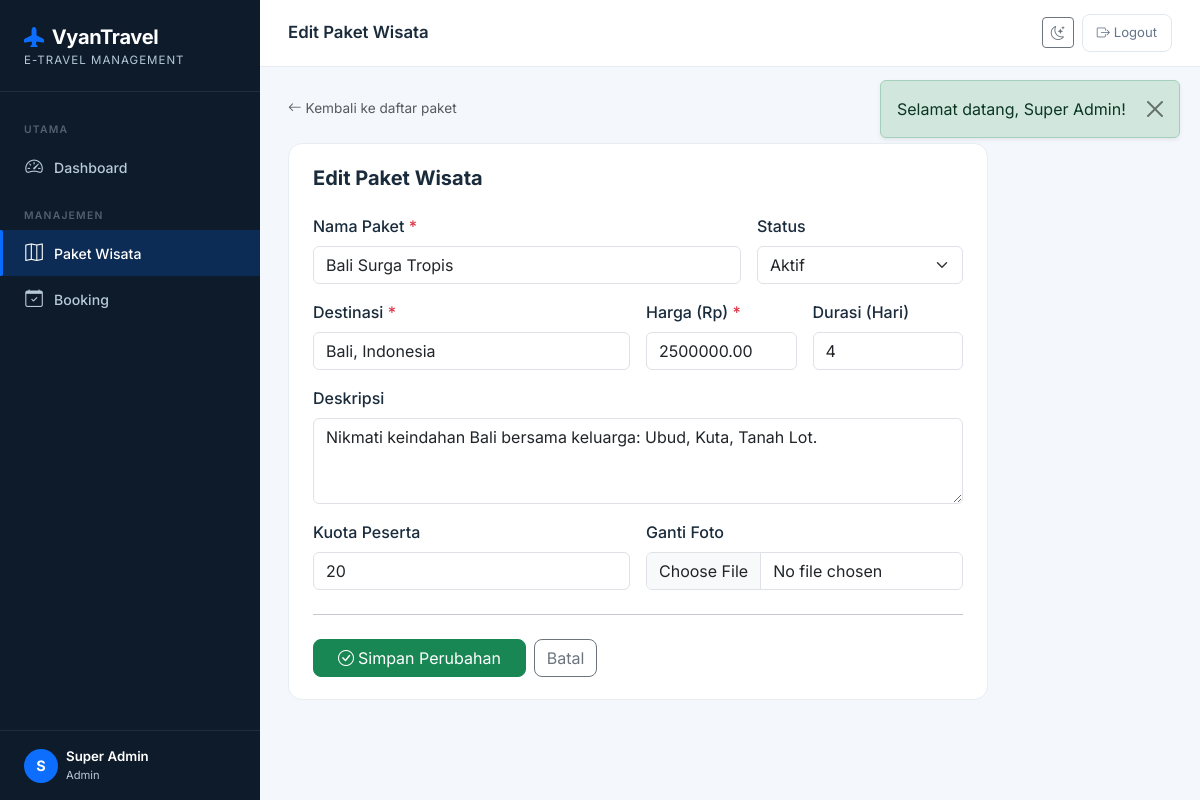
The page /admin/paket/1/edit (signed in) on the database its author committed.
### tables this page shows
CREATE TABLE `paket_wisata` (
  `id` int(10) UNSIGNED NOT NULL,
  `nama_paket` varchar(150) NOT NULL,
  `destinasi` varchar(150) NOT NULL,
  `harga` decimal(12,2) NOT NULL,
  `deskripsi` text DEFAULT NULL,
  `foto` varchar(255) DEFAULT NULL,
  `durasi_hari` tinyint(3) UNSIGNED DEFAULT 1,
  `kuota` smallint(5) UNSIGNED DEFAULT 10,
  `status` enum('aktif','nonaktif') DEFAULT 'aktif',
  `created_at` timestamp NOT NULL DEFAULT current_timestamp(),
  `updated_at` timestamp NOT NULL DEFAULT current_timestamp() ON UPDATE current_timestamp()
);

### app/Core/BaseController.php (called while the page is built, shortened)
<?php
    abstract class BaseController {
    protected function view(string $view, array $data = [], string $layout = 'layouts/main'): void {
        extract($data, EXTR_SKIP);
        $viewFile   = APP_PATH . '/Views/' . $view . '.php';
        require $viewFile;
    }
}

### app/Controllers/AdminController.php (called while the page is built, shortened)
<?php
require_once APP_PATH . '/Core/BaseController.php';
require_once APP_PATH . '/Models/PaketWisataModel.php';
class AdminController extends BaseController {
    private PaketWisataModel $paketModel;
    public function __construct() {
        $this->paketModel   = new PaketWisataModel();
    }
    public function paketEdit(string $id): void {
        $paket = $this->paketModel->findById((int) $id);
        $this->view('admin/paket/edit', ['title' => 'Edit Paket Wisata', 'paket' => $paket]);
    }
}

### public/index.php (called while the page is built, shortened)
<?php
require_once ROOT_PATH . '/config/Database.php';
require_once ROOT_PATH . '/app/Core/Router.php';
require_once ROOT_PATH . '/app/Core/BaseController.php';
$router = new Router();
$router->get('/',          ['AuthController', 'showLogin']);
$router->get('/login',     ['AuthController', 'showLogin']);
$router->post('/login',    ['AuthController', 'login']);
$router->get('/register',  ['AuthController', 'showRegister']);
$router->post('/register', ['AuthController', 'register']);
$router->get('/logout',    ['AuthController', 'logout']);
$router->get('/admin/dashboard',                ['AdminController', 'dashboard']);
$router->get('/admin/paket',                    ['AdminController', 'paketIndex']);
$router->get('/admin/paket/create',             ['AdminController', 'paketCreate']);
$router->post('/admin/paket/store',             ['AdminController', 'paketStore']);
$router->get('/admin/paket/:id/edit',           ['AdminController', 'paketEdit']);
$router->post('/admin/paket/:id/update',        ['AdminController', 'paketUpdate']);
$router->post('/admin/paket/:id/delete',        ['AdminController', 'paketDelete']);
$router->get('/admin/booking',                  ['AdminController', 'bookingIndex']);
$router->post('/admin/booking/:id/status',      ['AdminController', 'bookingUpdateStatus']);
$router->get('/pelanggan/dashboard',            ['PelangganController', 'dashboard']);
$router->get('/pelanggan/paket',                ['PelangganController', 'paketList']);
$router->get('/pelanggan/paket/:id',            ['PelangganController', 'paketDetail']);
$router->post('/pelanggan/booking/store',       ['PelangganController', 'bookingStore']);
$router->get('/pelanggan/booking',              ['PelangganController', 'bookingList']);
$router->get('/pelanggan/booking/:id/hotel',    ['PelangganController', 'hotelOptions']);
$router->post('/pelanggan/hotel-booking/store', ['PelangganController', 'hotelBookingStore']);
$router->get('/pelanggan/booking/:id/download', ['PelangganController', 'downloadTiket']);
$router->dispatch(
    $_SERVER['REQUEST_METHOD'],
    $_SERVER['REQUEST_URI']
);

### config/Database.php (called while the page is built, shortened)
<?php
class Database {
    private static ?PDO $instance = null;
    private static string $host   = 'localhost';
    private static string $db     = 'vyantravel_db';
    private static string $user   = 'root';
    private static string $pass   = '';
    private static string $charset = 'utf8mb4';
    public static function getConnection(): PDO {
        if (self::$instance === null) {
            $dsn = "mysql:host=" . self::$host
                 . ";dbname=" . self::$db
                 . ";charset=" . self::$charset;
            $options = [
                PDO::ATTR_ERRMODE            => PDO::ERRMODE_EXCEPTION,
                PDO::ATTR_DEFAULT_FETCH_MODE => PDO::FETCH_ASSOC,
                PDO::ATTR_EMULATE_PREPARES   => false,
            ];
            try {
                self::$instance = new PDO($dsn, self::$user, self::$pass, $options);
            } catch (PDOException $e) {
                error_log("DB Connection Error: " . $e->getMessage());
                http_response_code(500);
                die(json_encode(['error' => 'Koneksi database gagal. Silakan coba lagi nanti.']));
            }
        }
        return self::$instance;
    }
}

### app/Models/PaketWisataModel.php (called while the page is built, shortened)
<?php
require_once ROOT_PATH . '/config/Database.php';
class PaketWisataModel {
    private PDO $db;
    public function __construct() {
        $this->db = Database::getConnection();
    }
    public function findById(int $id): array|false {
        $stmt = $this->db->prepare(
            "SELECT * FROM paket_wisata WHERE id = :id LIMIT 1"
        );
        $stmt->execute([':id' => $id]);
        return $stmt->fetch();
    }
}

### app/Views/admin/paket/edit.php (the view, shortened to what this page needs)
<?php
$paket = $paket ?? [
    'id' => '',
    'nama_paket' => '',
    'status' => 'aktif',
    'destinasi' => '',
    'harga' => '',
    'durasi_hari' => '',
    'deskripsi' => '',
    'kuota' => '',
    'foto' => '',
];
?>
<div class="mb-4">
    <a href="<?= BASE_URL ?>/admin/paket" class="text-decoration-none text-muted" style="font-size:.85rem">
        <i class="bi bi-arrow-left me-1"></i>Kembali ke daftar paket
    </a>
</div>
<div class="stat-card" style="max-width:700px">
    <h5 class="mb-4" style="font-weight:700;color:#1A2B3C">Edit Paket Wisata</h5>
    <form action="<?= BASE_URL ?>/admin/paket/<?= $paket['id'] ?>/update" method="POST" enctype="multipart/form-data">
        <div class="row g-3">
            <div class="col-md-8">
                <label class="form-label fw-500">Nama Paket <span class="text-danger">*</span></label>
                <input type="text" name="nama_paket" class="form-control" required
                       value="<?= htmlspecialchars($paket['nama_paket']) ?>">
            </div>
            <div class="col-md-4">
                <label class="form-label fw-500">Status</label>
                <select name="status" class="form-select">
                    <option value="aktif"    <?= $paket['status']==='aktif'    ? 'selected':'' ?>>Aktif</option>
                </select>
            </div>
            <div class="col-md-6">
                <label class="form-label fw-500">Destinasi <span class="text-danger">*</span></label>
                <input type="text" name="destinasi" class="form-control" required
                       value="<?= htmlspecialchars($paket['destinasi']) ?>">
            </div>
            <div class="col-md-3">
                <label class="form-label fw-500">Harga (Rp) <span class="text-danger">*</span></label>
                <input type="number" name="harga" class="form-control" min="0" required
                       value="<?= $paket['harga'] ?>">
            </div>
            <div class="col-md-3">
                <label class="form-label fw-500">Durasi (Hari)</label>
                <input type="number" name="durasi_hari" class="form-control" min="1"
                       value="<?= $paket['durasi_hari'] ?>">
            </div>
            <div class="col-md-12">
                <label class="form-label fw-500">Deskripsi</label>
                <textarea name="deskripsi" class="form-control" rows="3"><?= htmlspecialchars($paket['deskripsi'] ?? '') ?></textarea>
            </div>
            <div class="col-md-6">
                <label class="form-label fw-500">Kuota Peserta</label>
                <input type="number" name="kuota" class="form-control" min="1"
                       value="<?= $paket['kuota'] ?>">
            </div>
            <div class="col-md-6">
                <label class="form-label fw-500">Ganti Foto</label>
                <input type="file" name="foto" class="form-control" accept=".jpg,.jpeg,.png,.webp"
                       onchange="previewFoto(this)">
            </div>
        </div>
        <hr class="my-4">
        <div class="d-flex gap-2">
            <button type="submit" class="btn btn-success px-4 rounded-3">
                <i class="bi bi-check-circle me-1"></i>Simpan Perubahan
            </button>
            <a href="<?= BASE_URL ?>/admin/paket" class="btn btn-outline-secondary rounded-3">Batal</a>
        </div>
    </form>
</div>

### app/Core/Router.php (shortened to what this page needs)
<?php
class Router {
    private array $routes = [];
    public function get(string $path, array $handler): void {
        $this->routes['GET'][$path] = $handler;
    }
    public function post(string $path, array $handler): void {
        $this->routes['POST'][$path] = $handler;
    }
    public function dispatch(string $method, string $uri): void {
        $uri = strtok($uri, '?');
        $uri = urldecode($uri);
        $base = rtrim(dirname($_SERVER['SCRIPT_NAME']), '/');
        $uri  = '/' . ltrim(substr($uri, strlen($base)), '/');
        $uri  = ($uri === '') ? '/' : $uri;
        $routes = $this->routes[$method] ?? [];
        foreach ($routes as $route => $handler) {
            $pattern = preg_replace('#:([a-zA-Z0-9_]+)#', '(?P<$1>[^/]+)', $route);
            $pattern = '#^' . $pattern . '$#';
            if (preg_match($pattern, $uri, $matches)) {
                [$controllerClass, $methodName] = $handler;
                $params = array_filter($matches, 'is_string', ARRAY_FILTER_USE_KEY);
                $ctrl   = new $controllerClass();
                $ctrl->$methodName(...array_values($params));
                return;
            }
        }
    }
}

### app/Views/layouts/main.php (style rules this page uses)
:root { --vt-primary: #0A6CFF; --vt-primary-d: #0052CC; --vt-accent: #FF6B35; --vt-sidebar-w: 260px; --vt-sidebar-bg:#0D1B2A; --vt-sidebar-txt:#B8C9D9; --vt-sidebar-active:#0A6CFF; }
* { box-sizing: border-box; }
body { font-family: 'Inter', sans-serif; background: #F4F7FB; color: #1A2B3C; min-height: 100vh; }
@media (min-width: 992px) { .form-select, .form-control { min-height: auto; } }
@media (min-width: 992px) { .btn { min-height: auto; } }
.stat-card { background: #fff; border-radius: 14px; padding: 22px 24px; border: 1px solid #E8EDF2; position: relative; overflow: hidden; }
.fw-500 { font-weight: 500 !important; }

### rows shown on the page
paket_wisata: nama_paket "Bali Surga Tropis", status "Aktif", destinasi "Bali, Indonesia", harga "2500000.00", durasi_hari "4", deskripsi "Nikmati keindahan Bali bersama keluarga: Ubud, Kuta, Tanah Lot.", kuota "20"
